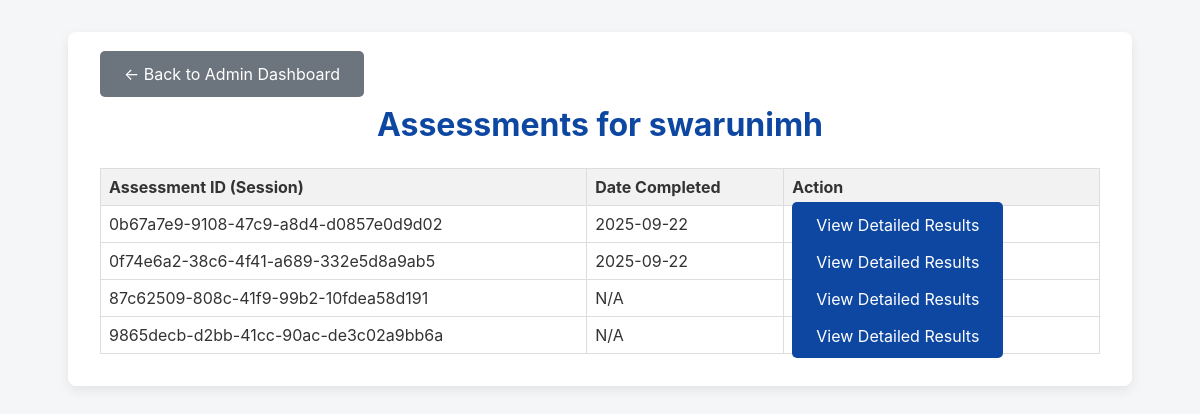
Page /admin/user/2 (signed in) on the committed database.
### tables this page shows
CREATE TABLE users (id INTEGER PRIMARY KEY, username TEXT UNIQUE, password_hash TEXT, email TEXT, phone TEXT, role TEXT, approved BOOLEAN, created_at DATETIME);

CREATE TABLE assessments (id INTEGER PRIMARY KEY, session_id TEXT UNIQUE, user_id INTEGER, timestamp DATETIME, full_report TEXT, ip_address TEXT, user_agent TEXT, completed BOOLEAN, FOREIGN KEY(user_id) REFERENCES users(id));

### app.py (the view)
@app.route('/admin/user/<int:user_id>')
@requires_role('admin')
def view_user_assessments(user_id):
    conn = get_db()
    user = conn.execute("SELECT * FROM users WHERE id = ?", (user_id,)).fetchone()
    assessments = conn.execute("SELECT * FROM assessments WHERE user_id = ? AND completed = TRUE ORDER BY timestamp DESC", (user_id,)).fetchall()
    if not user: return redirect(url_for('admin'))
    return render_template('user_assessments.html', user=user, assessments=assessments)

### app.py (called while the page is built)
def get_db():
    if 'db' not in g:
        g.db = sqlite3.connect(DATABASE, check_same_thread=False)
        g.db.row_factory = sqlite3.Row
    return g.db

def requires_role(required_role):
    def decorator(f):
        @wraps(f)
        def wrapper(*args, **kwargs):
            if 'user_id' not in session:
                flash("You must be logged in to view this page.", "warning")
                return redirect(url_for('login', next=request.url))
            if session.get('role') != required_role:
                flash(f"This page requires the '{required_role}' role.", "danger")
                return redirect(url_for('index'))
            return f(*args, **kwargs)
        return wrapper
    return decorator

### templates/user_assessments.html (shortened to what this page needs)
<!DOCTYPE html>
<html lang="en">
<head>
    <link rel="stylesheet" href="{{ url_for('static', filename='css/style.css') }}">
</head>
<body>
    <div class="container">
        <a href="{{ url_for('admin') }}" class="btn btn-secondary" style="margin-bottom: 2rem;">&larr; Back to Admin Dashboard</a>
        <h1>Assessments for {{ user.username }}</h1>
        {% if assessments %}
            <table id="assessments-table" style="width: 100%; border-collapse: collapse;">
                <thead>
                    <tr>
                        <th>Assessment ID (Session)</th>
                        <th>Date Completed</th>
                        <th>Action</th>
                    </tr>
                </thead>
                <tbody>
                    {% for assessment in assessments %}
                        <tr>
                            <td>{{ assessment.session_id }}</td>
                            <td>{{ assessment.timestamp.split(' ')[0] if assessment.timestamp else 'N/A' }}</td>
                            <td><a href="{{ url_for('results', session_id=assessment.session_id) }}" class="btn btn-primary">View Detailed Results</a></td>
                        </tr>
                    {% endfor %}
                </tbody>
            </table>
        {% else %}
            <p>This user has not completed any assessments.</p>
        {% endif %}
    </div>
</body>
</html>

### static/css/style.css (style rules this page uses)
body { font-family: -apple-system, BlinkMacSystemFont, "Segoe UI", Roboto, "Helvetica Neue", Arial, sans-serif; background-color: #f4f6f8; color: #333; margin: 0; padding: 2rem; padding-bottom: 60px; display: flex; justify-content: center; }
.container { width: 100%; max-width: 1000px; background-color: #ffffff; border-radius: 8px; box-shadow: 0 4px 12px rgba(0, 0, 0, 0.08); padding: 2rem; position: relative; }
h1 { text-align: center; color: #0d47a1; margin-bottom: 1.5rem; }
button[type="submit"], .btn { background-color: #4CAF50; color: white; border: none; padding: 0.8rem 1.5rem; font-size: 1rem; border-radius: 5px; cursor: pointer; transition: background-color 0.2s; align-self: center; text-decoration: none; }
.btn-primary { color: #fff; background-color: #0d47a1; border-color: #0d47a1; }
.btn-secondary { color: #fff; background-color: #6c757d; border-color: #6c757d; }
#admin-users-table, #pending-users-table, #all-users-table, #assessments-table { width: 100%; margin-top: 1rem; border-collapse: collapse; }
#admin-users-table th, #admin-users-table td, #pending-users-table th, #pending-users-table td, #all-users-table th, #all-users-table td, #assessments-table th, #assessments-table td { border: 1px solid #ddd; padding: 8px; text-align: left; }
#admin-users-table th, #pending-users-table th, #all-users-table th, #assessments-table th { background-color: #f2f2f2; color: #333; }

### rows in the picture
users: username "swarunimh"
assessments: session_id "0b67a7e9-9108-47c9-a8d4-d0857e0d9d02", timestamp "2025-09-22"
assessments: session_id "0f74e6a2-38c6-4f41-a689-332e5d8a9ab5", timestamp "2025-09-22"
assessments: session_id "87c62509-808c-41f9-99b2-10fdea58d191", timestamp "N/A"
assessments: session_id "9865decb-d2bb-41cc-90ac-de3c02a9bb6a", timestamp "N/A"
